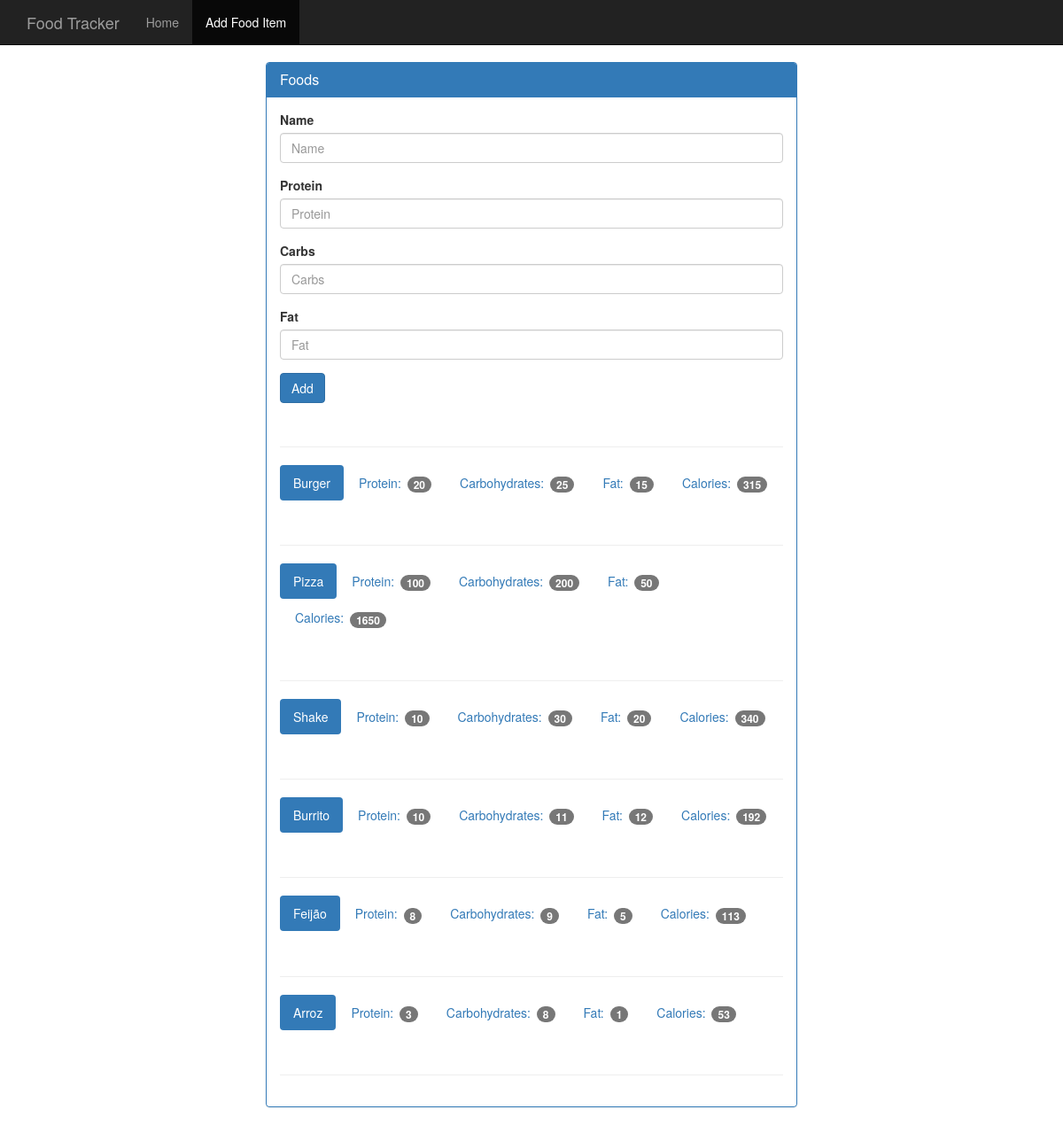
Page /add_food on the committed database.
### tables this page shows
CREATE TABLE foods (
    id         integer primary key autoincrement,
    name       text    not null,
    protein    integer not null,
    carbs      integer not null,
    fat        integer not null,
    calories   integer not null
);

### app.py (the view)
@app.route('/add_food', methods=['GET'])
def get_add_food():
    db = open_db()
    cur = db.execute(' select id, name, protein, carbs, fat, calories from foods order by id ')
    foods = cur.fetchall()
    return render_template('add_food.html', foods=foods)

### app.py (called while the page is built)
def connect_db():
    sql = sqlite3.connect('/home/mmlcasag/python/food_tracker/database/food_tracker.db')
    sql.row_factory = sqlite3.Row
    return sql

def open_db():
    if not hasattr(g, 'sqlite3_db'):
        g.sqlite3_db = connect_db()
    return g.sqlite3_db

### templates/add_food.html (shortened to what this page needs)
<!DOCTYPE html>
<html lang="en">
  <head>
    <link href="{{ url_for('static', filename='bootstrap.min.css') }}" rel="stylesheet">
    <link href="{{ url_for('static', filename='theme.css') }}" rel="stylesheet">
  </head>
  <body>
    <nav class="navbar navbar-inverse navbar-fixed-top">
      <div class="container">
        <div class="navbar-header">
          <a class="navbar-brand" href="#">Food Tracker</a>
        </div>
        <div id="navbar" class="navbar-collapse collapse">
          <ul class="nav navbar-nav">
            <li><a href="#">Home</a></li>
            <li class="active"><a href="#">Add Food Item</a></li>
          </ul>
        </div>
      </div>
    </nav>
    <div class="container theme-showcase col-sm-6 col-sm-offset-3" role="main">
      <div class="row">
        <div>
          <div class="panel panel-primary">
            <div class="panel-heading">
              <h3 class="panel-title">Foods</h3>
            </div>
            <div class="panel-body">
              <form method="POST" action="{{ url_for('post_add_food') }}">
                <div class="form-group">
                  <label for="name">Name</label>
                  <input type="text" class="form-control" id="name" name="name" placeholder="Name">
                </div>
                <div class="form-group">
                  <label for="protein">Protein</label>
                  <input type="number" class="form-control" id="protein" name="protein" placeholder="Protein">
                </div>
                <div class="form-group">
                  <label for="carbs">Carbs</label>
                  <input type="number" class="form-control" id="carbs" name="carbs" placeholder="Carbs">
                </div>
                <div class="form-group">
                  <label for="fat">Fat</label>
                  <input type="number" class="form-control" id="fat" name="fat" placeholder="Fat">
                </div>
                <button type="submit" class="btn btn-primary">Add</button>
              </form>
              <div class="page-header"></div>
              {% for food in foods %}
                <ul class="nav nav-pills" role="tablist">
                  <li class="active"><a>{{ food.name }}</a></li>
                  <li><a>Protein: <span class="badge">{{ food.protein }}</span></a></li>
                  <li><a>Carbohydrates: <span class="badge">{{ food.carbs }}</span></a></li>
                  <li><a>Fat: <span class="badge">{{ food.fat }}</span></a></li>
                  <li><a>Calories: <span class="badge">{{ food.calories }}</span></a></li>
                </ul>
                <div class="page-header"></div>
              {% endfor %}
            </div>
          </div>
        </div>
      </div>
    </div>
  </body>
</html>

### static/theme.css (style rules this page uses)
body { padding-top: 70px; padding-bottom: 30px; }

### rows in the picture
foods: name "Burger", protein "20", carbs "25", fat "15", calories "315"
foods: name "Pizza", protein "100", carbs "200", fat "50", calories "1650"
foods: name "Shake", protein "10", carbs "30", fat "20", calories "340"
foods: name "Burrito", protein "10", carbs "11", fat "12", calories "192"
foods: name "Feijão", protein "8", carbs "9", fat "5", calories "113"
foods: name "Arroz", protein "3", carbs "8", fat "1", calories "53"
